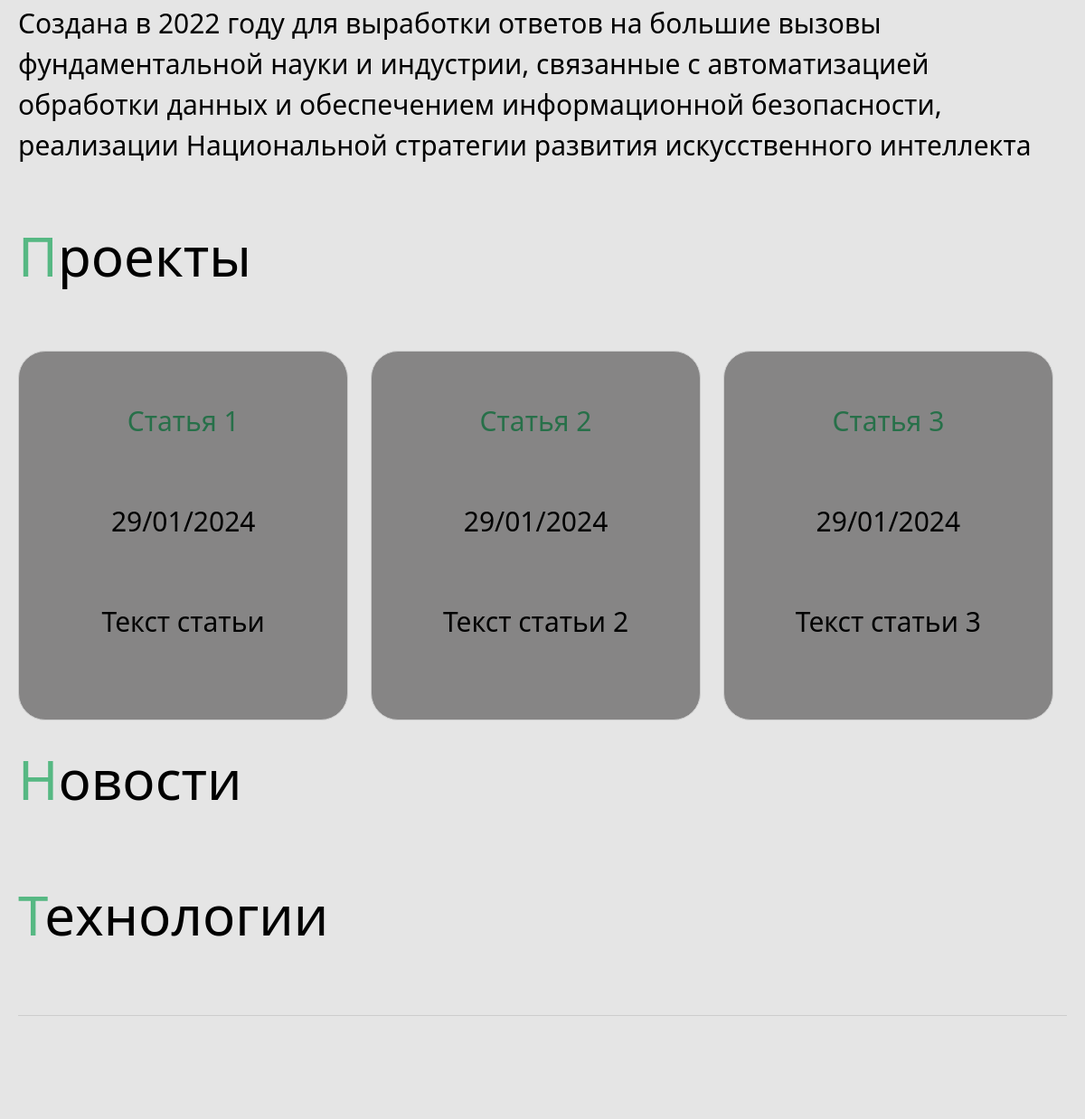
Before: / (middle part) with the older database file.
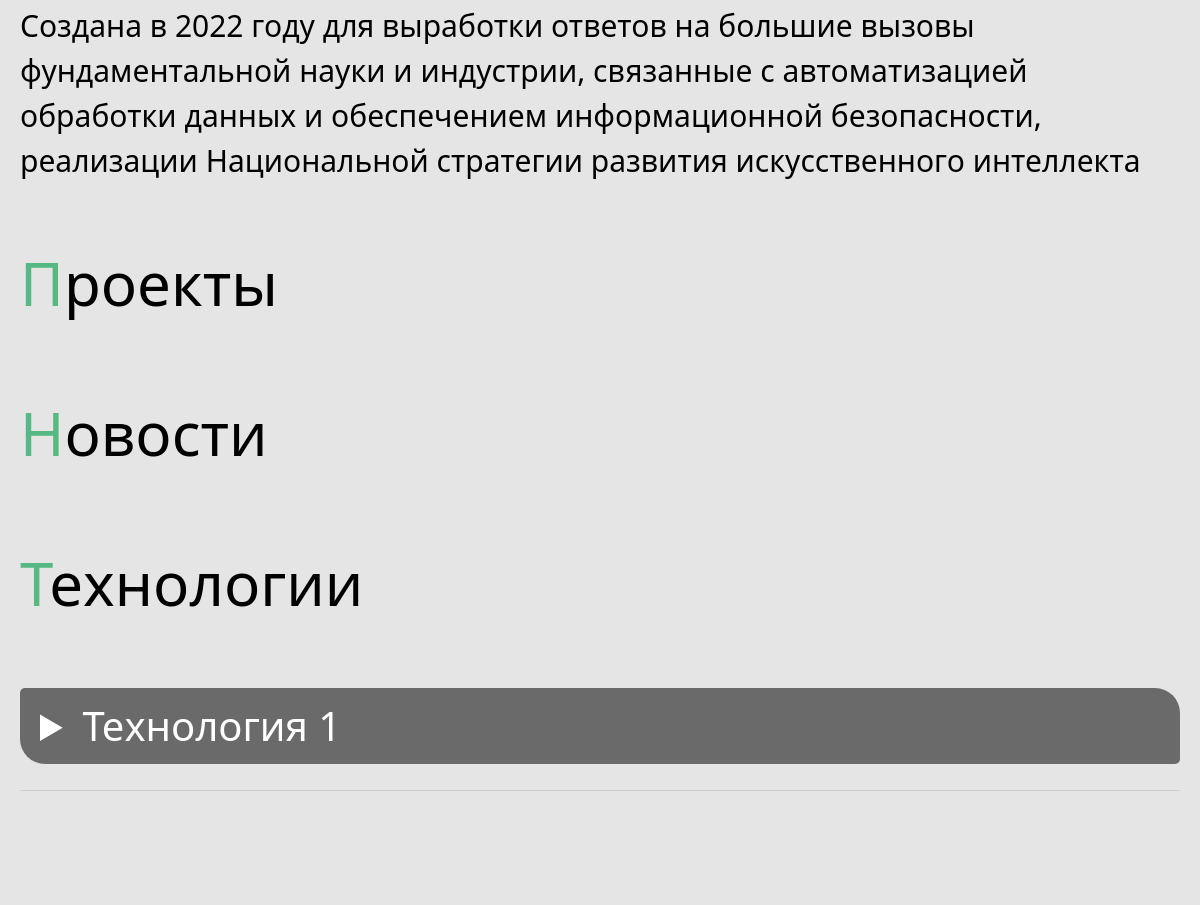
After: the same page with the newer database file.
### tables this page shows
CREATE TABLE posts (
    id INTEGER PRIMARY KEY AUTOINCREMENT,
    created TIMESTAMP NOT NULL DEFAULT CURRENT_TIMESTAMP,
    title TEXT NOT NULL,
    content TEXT NOT NULL,
    status TEXT DEFAULT draft,
    author TEXT NOT NULL
);

CREATE TABLE technologies (
    id INTEGER PRIMARY KEY AUTOINCREMENT,
    summary TEXT NOT NULL,
    content TEXT NOT NULL
);

### app.py (the view)
@app.route("/")
def index():
    path = url_for('static', filename='img/robot.jpg')
    path1 = url_for('static', filename='img/ruk.jpg')
    path2 = url_for('static', filename='img/robot2.jpg')
    path3 = url_for('static', filename='php/sender.php')
    is_admin = None
    if str(current_user.is_authenticated)!='False':
        is_admin = int(current_user.get_admin())
    else:
        is_admin = None
    return render_template(
        'index.html',
        tecnol=dbase.getTechnJSON(),
        posts=dbase.getJSON(),
        path=path,
        path1=path1,
        path2=path2,
        path3=path3,
        auth_user=str(current_user.is_authenticated),
        is_admin=is_admin
    )

### DataBase.py (called while the page is built)
    def getJSON(self):
        sql = '''SELECT * FROM posts'''
        try:
            self.__cur.execute(sql)
            res = self.__cur.fetchall()
            if res:
                blocks_list = [dict(ix) for ix in res]
                return blocks_list
        except:
            return False
        return []

    def getTechnJSON(self):
        sql = '''SELECT * FROM technologies'''
        try:
            self.__cur.execute(sql)
            res = self.__cur.fetchall()
            if res:
                blocks_list = [dict(ix) for ix in res]
                return blocks_list
        except:
            return False
        return []

### app.py (called while the page is built)
@app.before_request
def before_request():
     global dbase
     db = get_db()
     dbase = DataBase(db)

def connect_db():
    conn = sqlite3.connect(app.config['DATABASE'])
    conn.row_factory = sqlite3.Row
    return conn

def get_db():
    if not hasattr(g, 'link_db'):
        g.link_db = connect_db()
    return g.link_db

### templates/index.html (shortened to what this page needs)
{% extends 'base.html' %}
{% block content %}
    <link type="text/css" href="{{ url_for('static', filename='css/style1.css') }}" rel="stylesheet"/>
    <div class="wrapper">
        <div class="content mt-5">
            <div class="about" id="dev">
            </div>
            <div class="txt">
                Создана в 2022 году для выработки ответов на большие вызовы фундаментальной науки и индустрии,
                связанные
                с
                автоматизацией обработки данных и обеспечением информационной безопасности, реализации Национальной
                стратегии
                развития искусственного интеллекта
            </div>
            <div class="about" id="naszabuv">
                Проекты
            </div>
            <div class="proj">
                <div class="pram">
                    {% for post in posts %}
                        {% if post["status"] == 'public' %}
                            <div class="child"><p class="Z">{{ post['title'] }}
                                <p>{{ post['created'] }}
                                <p>{{ post['content'] }}
                                <p class="Z">{{ post['autor'] }}
                            </div>
                        {% endif %}
                    {% endfor %}
                </div>
            </div>
            <div class="about" id="news">
                Новости
            </div>
            <div class="about" id="kirasib">
                Технологии
            </div>
            {% for tecn in tecnol %}
                <div class="technolog">
                    <div class="perTech">
                        <div class="childTech">
                            <details>
                                <summary>{{ tecn['summary'] }}</summary>
                            </details>
                        </div>
                    </div>
                </div>
            {% endfor %}
            <hr>
            <div class="imcontent d-flex justify-content-between">
            </div>
        </div>
    </div>
{% endblock %}

### templates/base.html (shortened to what this page needs)
<!DOCTYPE html>
<html>
<head>
    <link type="text/css" href="{{ url_for('static', filename='css/style.css') }}" rel="stylesheet"/>
    <link rel="stylesheet" href="https://stackpath.bootstrapcdn.com/bootstrap/4.3.1/css/bootstrap.min.css"
>
</head>
<body>
<div class="body__content">
{% block content -%}{% endblock -%}
</div>
</body>
</html>

### static/css/style.css (style rules this page uses)
html, body { font-family: Arial, Helvetica, sans-serif; margin: 0; padding: 0; width: 100%; color: #000; min-height: 100vh; background: rgba(229, 229, 229, 1); }
.wrapper { overflow-x: hidden; max-width: 100vw; position: relative; }
.content { max-width: 1400px; margin: 0 auto; padding: 0 20px; }
.about { font-size: 60px; margin-bottom: 10px; font-family: 'Segoe UI', Tahoma, Geneva, Verdana, sans-serif, sans-serif; font-weight: 20; padding-bottom: 50px; clear: both; }
hr { width: 100%; border-color: #482525; padding: 0px; }
.about::first-letter { color: #56B883; }
.body__content { padding-top: 10rem; }
.txt { margin-top: -35px; margin-bottom: 35px; font-family: 'Segoe UI', Tahoma, Geneva, Verdana, sans-serif, sans-serif; font-weight: 20; font-size: 30px; padding-bottom: 20px; clear: both; }
.imcontent { padding: 100px 0; }
.childTech { border-radius: 25px; }
details { border-radius: 5px 25px; padding: 0.5em 0.5em 0; color: #ffffff; background-color: #6A6A6A; position: relative; font-size: 40px; font-family: 'Segoe UI', Tahoma, Geneva, Verdana, sans-serif, sans-serif; }
.technolog { margin-left: auto; margin-right: auto; width: 100%; top: 50%; left: 50%; padding-bottom: 10px; font-family: 'Segoe UI', Tahoma, Geneva, Verdana, sans-serif, sans-serif; }
summary { margin: -0.5em -0.5em 0; padding: 0.2em 0.5em; font-family: 'Segoe UI', Tahoma, Geneva, Verdana, sans-serif, sans-serif; }

### static/css/style1.css (style rules this page uses)
html, body { font-family: Arial, Helvetica, sans-serif; margin: 0; padding: 0; height: 100%; width: 100%; color: #000; background: rgba(229, 229, 229, 1); }
.about { font-size: 60px; margin-bottom: 10px; font-family: 'Segoe UI', Tahoma, Geneva, Verdana, sans-serif, sans-serif; font-weight: 20; padding-bottom: 50px; clear: both; }
hr { width: initial; }
.about::first-letter { color: #56B883; }
.txt { margin-top: -35px; margin-bottom: 35px; font-family: 'Segoe UI', Tahoma, Geneva, Verdana, sans-serif, sans-serif; font-weight: 20; font-size: 30px; padding-bottom: 20px; clear: both; }
.childTech { border-radius: 25px; }

Changed rows visible on the page:
no longer on this page (row edited): posts: title "Статья 1", created "29/01/2024", content "Текст статьи"
removed posts: title "Статья 2", created "29/01/2024", content "Текст статьи 2"
removed posts: title "Статья 3", created "29/01/2024", content "Текст статьи 3"
added technologies: summary "Технология 1"
